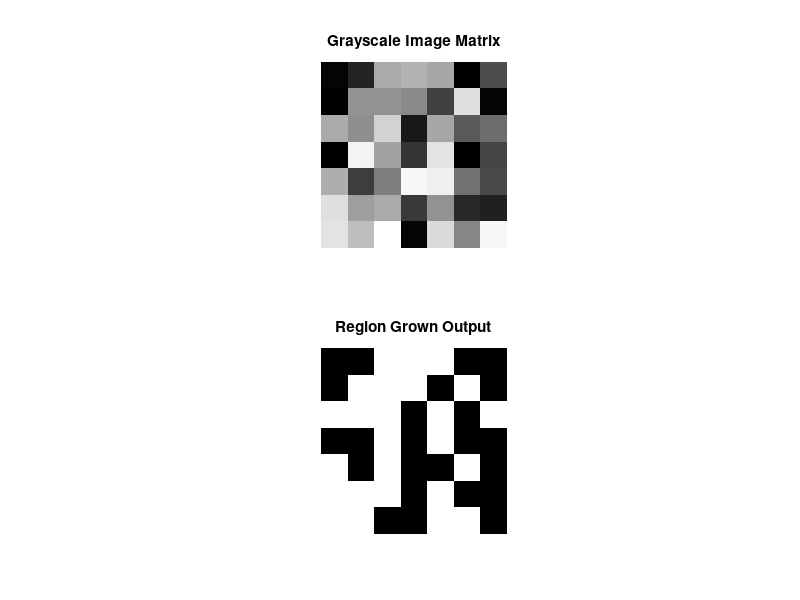
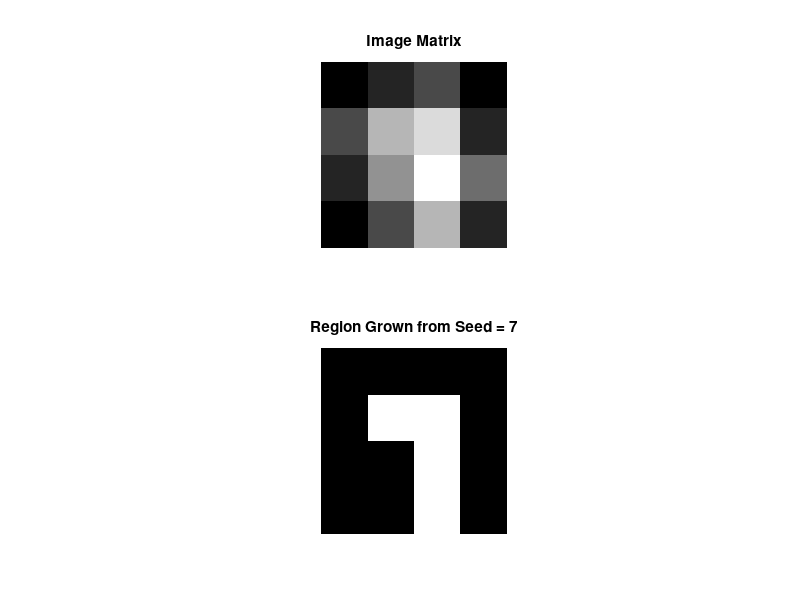

MATLAB code for these plots, in order: (Note: this script raises an error after producing the figures.)
clc
close all
clear all

I = uint8(randi([0 255], 7,7));  
figure
subplot(2,1,1)
imshow(I, []); 
title('Grayscale Image Matrix');

seed = [1,5];                     
T = 70;                         

mask = abs(double(I) - double(I(seed(1), seed(2)))) < T;
subplot(2,1,2)
imshow(mask, []);
title('Region Grown Output');




I = [0 1 2 0; 2 5 6 1; 1 4 7 3; 0 2 5 1];
igray = mat2gray(I);  
figure(2)
subplot(2,1,1)
imshow(igray, []), 
title('Image Matrix');

seed = 7;      
threshold = 2; 
region = (I >= (seed - threshold)) & (I <= (seed + threshold));
subplot(2,1,2)
imshow(region),
title('Region Grown from Seed = 7');



A = imread("tumor.jpg");
grayA = rgb2gray(A);
igray = mat2gray(grayA);
figure(3)
subplot(2,1,1)
imshow(igray, []), 
title('Image');

seed = [7,9];      
threshold = 120;

mask1 = abs(double(grayA) - double(grayA(seed(1), seed(2)))) < threshold;
subplot(2,1,2)
imshow(mask1),
title('Region Grown from Seed');








I = uint8(randi([0 255], 8, 8));

figure;
subplot(2,1,1);
imshow(I, []);
title('Random Grayscale Image');

low1 = 0;     high1 = 85;    % Region 1: Dark
low2 = 86;    high2 = 170;   % Region 2: Medium
low3 = 171;   high3 = 255;   % Region 3: Bright

% Masks
region1 = I >= low1  & I <= high1;
region2 = I >= low2  & I <= high2;
region3 = I >= low3  & I <= high3;

result = uint8(region1)*85 + uint8(region2)*170 + uint8(region3)*255;

subplot(2,1,2);
imshow(result, []);
title('Region Splitting on Random Image ');



A = imread("tumor.jpg");
grayA = rgb2gray(A);
figure;
subplot(2,1,1);
imshow(grayA, []);
title('Original Image');

low1 = 0;     high1 = 85;    % Region 1: Dark
low2 = 86;    high2 = 170;   % Region 2: Medium
low3 = 171;   high3 = 255;   % Region 3: Bright

% Masks
region1 = grayA >= low1  & grayA <= high1;
region2 = grayA >= low2  & grayA <= high2;
region3 = grayA >= low3  & grayA <= high3;

result = uint8(region1)*85 + uint8(region2)*170 + uint8(region3)*255;

subplot(2,1,2);
imshow(result, []);
title('Very Simple Region Splitting by Intensity');















%Merging
I = uint8(randi([0 255], 8, 8));
figure;
subplot(2,1,1);
imshow(I, []);
title('Random Grayscale Image');


seed1 = 50;
seed2 = 130;
seed3 = 220;


T = 40;

region1 = abs(double(I) - seed1) < T;
region2 = abs(double(I) - seed2) < T;
region3 = abs(double(I) - seed3) < T;

result = uint8(region1)*85 + uint8(region2)*170 + uint8(region3)*255;

subplot(2,1,2);
imshow(result, []);
title('Simple Region Merging');



A = imread("tumor.jpg");
grayA = rgb2gray(A);

figure;
subplot(2,1,1);
imshow(grayA, []);
title('Tumor Image (Grayscale)');

seed1 = 50;
seed2 = 130;
seed3 = 220;

T = 40;

region1 = abs(double(grayA) - seed1) < T;
region2 = abs(double(grayA) - seed2) < T;
region3 = abs(double(grayA) - seed3) < T;

merged = uint8(region1)*85 + uint8(region2)*170 + uint8(region3)*255;

subplot(2,1,2);
imshow(merged, []);
title('Region Merged Output');
